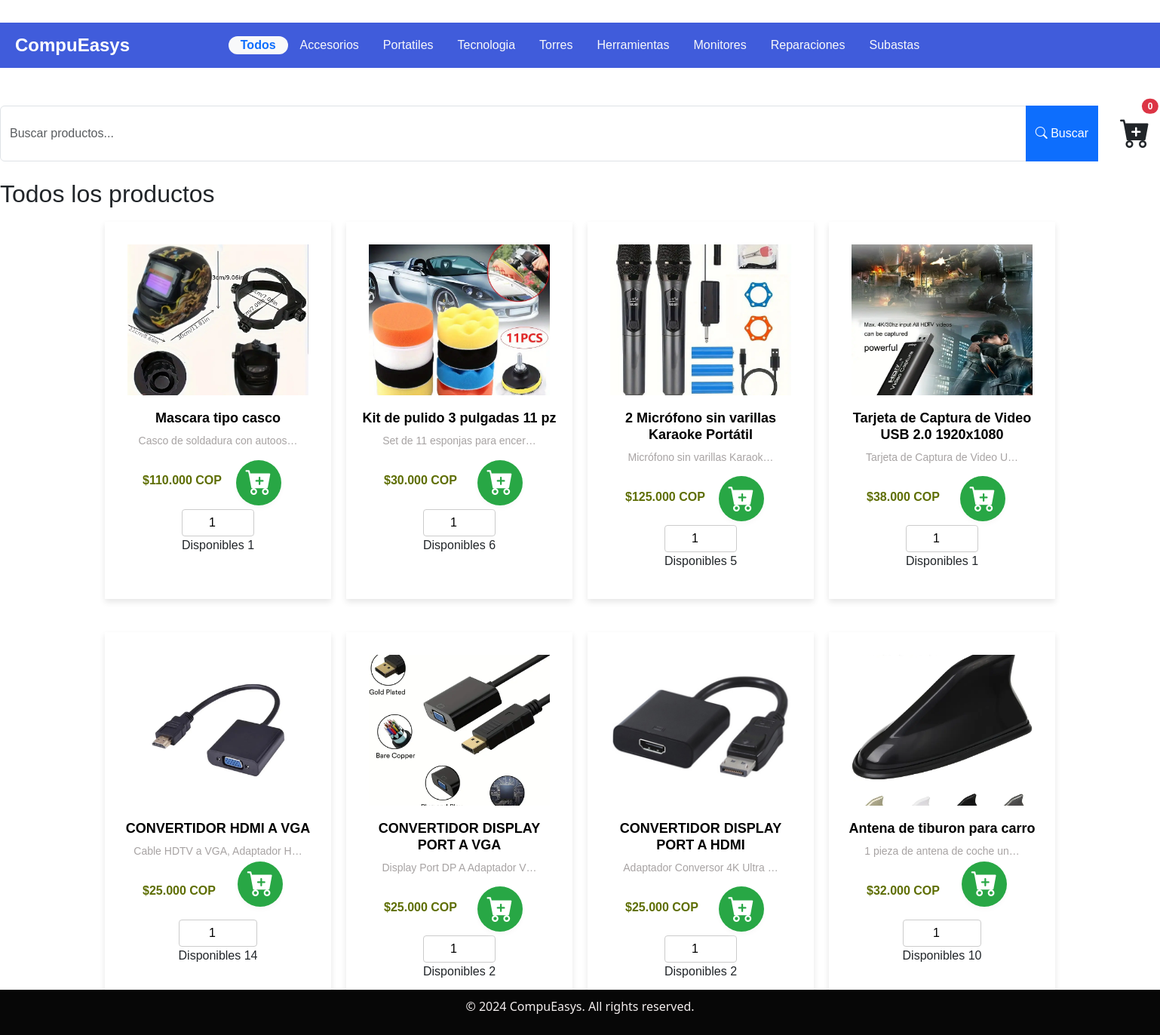
The app's page /store/, older data.
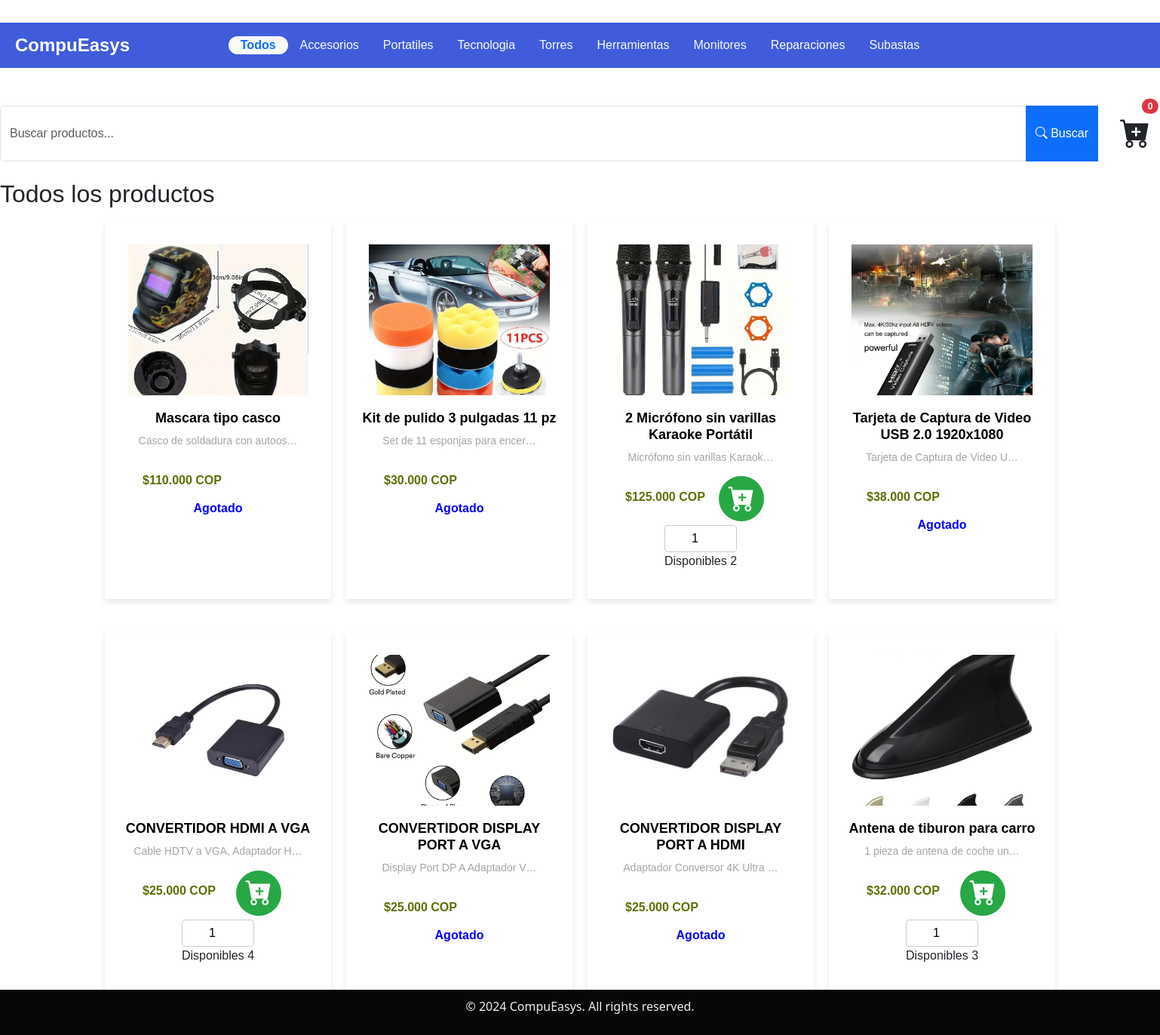
The same page, newer data.
### core/models.py (models this page shows, shortened)
class Category(models.Model):
    nombre = models.CharField(max_length=100)
    slug = models.CharField(max_length=100)

class ProductStore(models.Model):
    name = models.CharField(max_length=100)
    description = models.TextField()
    price = models.DecimalField(max_digits=10, decimal_places=0)
    stock = models.PositiveIntegerField(default=0)
    category = models.ForeignKey(Category, on_delete=models.CASCADE, related_name='products', null=True, blank=True)
    type = models.ForeignKey(Type, on_delete=models.CASCADE, related_name='products', null=True, blank=True)
    iva = models.DecimalField(max_digits=4, decimal_places=2, default=0.00)
    imagen = models.ImageField(upload_to='images/', height_field=None, width_field=None, max_length=None , blank=True, null=True)
    descuento = models.DecimalField(max_digits=10, decimal_places=2, default=0.00)
    created_at = models.DateTimeField(auto_now_add=True)
    updated_at = models.DateTimeField(auto_now=True)

### core/views.py (the view)
# urls.py: path('store/', store, name='store'),  # Added this line to map the /store URL to the store view
def store(request):
    query = request.GET.get('q', '')
    category_id = request.GET.get('category', '')
    categories = Category.objects.all()
    products = Product.objects.all()
    cart = request.session.get('cart', {})
    cart_count = sum([item['quantity'] if isinstance(item, dict) else item for item in cart.values()])
    if query:
        products = products.filter(name__icontains=query)
    if category_id:
        products = products.filter(category_id=category_id)
    context = {
        'products': products,
        'categories': categories,
        'cart_count': cart_count
        }
    return render(request, 'store.html', context)

### core/templates/store.html (shortened to what this page needs)
{% load static %}
{% load humanize %}
<!DOCTYPE html>
<html lang="es">
<head>
    <link rel="stylesheet" href="{% static 'css/store.css' %}">
    <link href="https://cdn.jsdelivr.net/npm/bootstrap@5.3.3/dist/css/bootstrap.min.css" rel="stylesheet">
    <link rel="stylesheet" href="https://cdn.jsdelivr.net/npm/bootstrap-icons@1.11.0/font/bootstrap-icons.css">
    <link rel="stylesheet" href="https://cdnjs.cloudflare.com/ajax/libs/font-awesome/6.0.0-beta3/css/all.min.css">
</head>
<body>
    <header>
         <nav class="navbar-store" style="background-color: #405cdbff; width: 100%; height: 60px; display: flex; align-items: center; padding: 0 20px; margin-bottom: 50px; margin-top: 30px; justify-content: center;">
                <a href="{% url 'home' %}" class="title" style="color: white; text-decoration: none; font-size: 24px; font-weight: bold; margin-right: 20px;justify-content: start;position: absolute; left: 20px;">
                     CompuEasys
                 </a>
               <a href="{% url 'store' %}" class="nav-link px-3 rounded-pill {% if not request.GET.category %}active bg-light text-primary fw-bold{% else %}text-light{% endif %}">
                Todos
            </a>
               {% for category in categories %}
                <a href="?category={{ category.id }}"
                   class="nav-link px-3 rounded-pill {% if request.GET.category == category.id|stringformat:'s' %}active bg-light text-primary fw-bold{% else %}text-light{% endif %}">
                    {{ category.nombre }}
                </a>
               {% endfor %}
         </nav>
    </header>
    <main>
        <div class="container1">
            <div class="containerP">
                <form method="get" class="mb-4">
                    <div class="input-group">
                        <input type="text" name="q" class="form-control" placeholder="Buscar productos..." value="{{ request.GET.q }}">
                        <button class="btn btn-primary" type="submit">
                            <i class="bi bi-search"></i> Buscar
                        </button>
                        <div class="car ms-3">
                            <a href="{% url 'cart' %}" type="button" class="btn position-relative">
                                <i class="bi bi-cart-plus-fill fs-1"></i>
                                <span class="position-absolute top-0 start-70 translate-middle badge rounded-pill bg-danger">
                                    {{ cart_count }}
                                </span>
                            </a>
                        </div>
                    </div>
                </form>
                <div class="slug-categoria">
                    {% if current_category %}
                       <h2 class="category-title">
                          Categoría: {{ current_category.nombre }}
                          <span class="badge bg-secondary ms-2">{{ current_category.slug }}</span>
                        </h2>
                    {% else %}
                          <h2 class="category-title">Todos los productos</h2>
                    {% endif %}
                </div>
                <div class="container_product_all">
                    <div class="row_product_all">
                        {% for product in products %}
                            <div class="container_product mb-4">
                                <a href="{% url 'product_detail' product.id %}">
                                    <div class="card_product">
                                        <img src="{{ product.imagen.url }}" alt="{{ product.name }}">
                                    </div>
                                    <div class="cardbody_product">
                                        <h5 class="title">{{ product.name }}</h5>
                                        <div class="description">{{ product.description|truncatechars:30 }}</div>
                                    </div>
                                    <div class="price">${{ product.price|intcomma }} COP</div>
                                </a>
                                <div class="btnAdd mt-2">
                                    {% if product.stock == 0 %}
                                        <span class="agotado" style="color:blue;font-weight:bold;">Agotado</span>
                                    {% else %}
                                        <form class="btn" method="post" action="{% url 'add_to_cart' product.id %}">
                                            <div>
                                                <input type="number" name="quantity" min="1" max="{{ product.stock }}" value="1" class="quantity-input">
                                            </div>
                                            <span class="ui-pdp-buybox__quantity__selected">Disponibles {{ product.stock }}</span>
                                            <div>
                                                <button type="submit" class="add-to-cart-btn">
                                                    <i class="bi bi-cart-plus-fill"></i>
                                                </button>
                                            </div>
                                        </form>
                                    {% endif %}
                                </div>
                            </div>
                        {% empty %}
                            <p>No hay productos disponibles en este momento.</p>
                        {% endfor %}
                    </div>
                </div>
            </div>
        </div>
    </main>
    <footer>
        {% include 'footer.html' %}
    </footer>
</body>
</html>

### core/templates/footer.html
{% load static %}
<link rel="stylesheet" href="{% static 'css/main.css' %}">
<footer>
    <p>&copy; 2024 CompuEasys. All rights reserved.</p>
</footer>

### core/static/css/store.css (style rules this page uses)
.container_product_all { padding: 10px; gap: 20px; width: 100%; }
.row_product_all { display: flex; flex-wrap: wrap; gap: 20px; justify-content: center; width: 100%; }
.row_product_all a { text-decoration: none; }
.container_product { box-shadow: 0 4px 8px rgba(0, 0, 0, 0.1); width: 300px; height: 500px; padding: 10px; transition: box-shadow 0.3s ease; }
.card_product img { width: 100%; height: 200px; object-fit: cover; }
.card_product { padding: 10px; margin: 10px; }
.container_product .price { position: relative; margin-left: 40px; font-family: 'Gill Sans', 'Gill Sans MT', Calibri, 'Trebuchet MS', sans-serif; font-size: 16px; font-weight: bold; color: #5e6e03; margin-top: 10px; }

### core/static/css/main.css (style rules this page uses)
body { font-family: Arial, sans-serif; margin: 0; padding: 0; }
footer { background: #070707; color: #f3eeee; text-align: center; padding: 10px 0; font-family: 'Segoe UI', Tahoma, Geneva, Verdana, sans-serif; position: fixed; left: 0; bottom: 0; width: 100%; z-index: 100; }

Row changes from the older to the newer data that the page shows:
changed ProductStore "Mascara tipo casco": quantity "1" → (not shown); stock "1" → (not shown); stock "Disponibles" → "Agotado"
changed ProductStore "Kit de pulido 3 pulgadas 11 pz": quantity "1" → (not shown); stock "6" → (not shown); stock "Disponibles" → "Agotado"
changed ProductStore "2 Micrófono sin varillas Karaoke Portátil": stock "5" → "2"
changed ProductStore "Tarjeta de Captura de Video USB 2.0 1920x1080": quantity "1" → (not shown); stock "1" → (not shown); stock "Disponibles" → "Agotado"
changed ProductStore "CONVERTIDOR HDMI A VGA": stock "14" → "4"
changed ProductStore "CONVERTIDOR DISPLAY PORT A VGA": quantity "1" → (not shown); stock "2" → (not shown); stock "Disponibles" → "Agotado"
changed ProductStore "CONVERTIDOR DISPLAY PORT A HDMI": quantity "1" → (not shown); stock "2" → (not shown); stock "Disponibles" → "Agotado"
changed ProductStore "Antena de tiburon para carro": stock "10" → "3"
